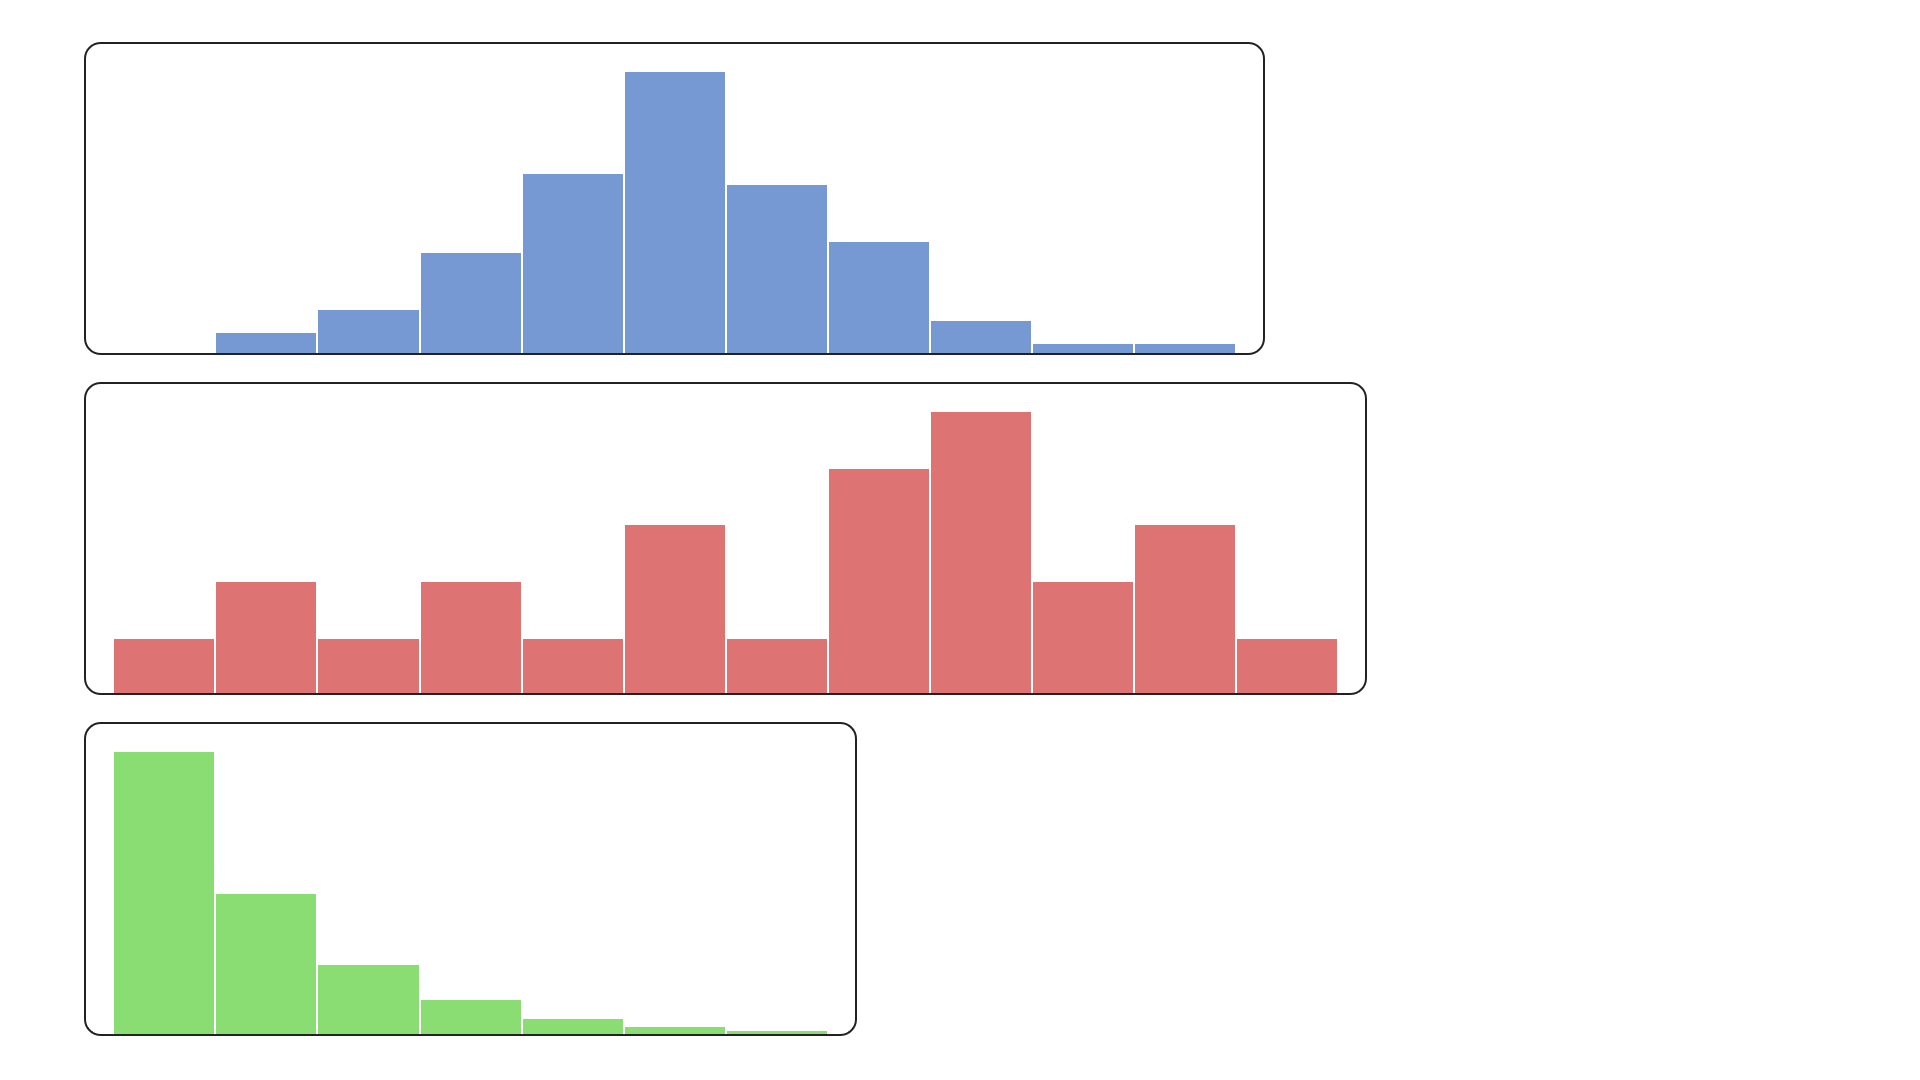

Reproduce this figure in Python.
from typing import List

from pptx_shapes import Presentation
from pptx_shapes.shapes import Group, Rectangle
from pptx_shapes.style import FillStyle, StrokeStyle


def plot_histogram(histogram: dict, x0: float, y0: float, bar_width: float, height: float) -> List[Rectangle]:
    width = bar_width * len(histogram["values"]) + 1
    max_value = max(histogram["values"])
    rectangles = []

    for i, value in enumerate(histogram["values"]):
        bar_height = value / max_value * height

        rectangles.append(Rectangle(
            x=x0 + i * bar_width, y=y0 + height - bar_height,
            width=bar_width, height=bar_height,
            fill=FillStyle(color=histogram["fill"]),
            stroke=StrokeStyle(color=histogram["stroke"])
        ))

    rectangles.append(Rectangle(x=x0 - 0.5, y=y0 - 0.5, width=width, height=height + 0.5, stroke=StrokeStyle(color="#222"), radius=0.1))
    return rectangles


def main() -> None:
    histograms = [
        {"values": [0, 2, 4, 9, 16, 25, 15, 10, 3, 1, 1], "fill": "#7699d4", "stroke": "#fff"},
        {"values": [1, 2, 1, 2, 1, 3, 1, 4, 5, 2, 3, 1], "fill": "#dd7373", "stroke": "#fff"},
        {"values": [200, 100, 50, 25, 12, 6, 3], "fill": "#89dd73", "stroke": "#fff"}
    ]

    x0, y0 = 2, 1.25
    bar_width = 1.8
    height = 5

    with Presentation(presentation_path="empty.pptx") as presentation:
        for histogram in histograms:
            rectangles = plot_histogram(histogram=histogram, x0=x0, y0=y0, bar_width=bar_width, height=height)
            presentation.add(shape=Group(shapes=rectangles))
            y0 += height + 1

        presentation.save("histograms.pptx")


if __name__ == "__main__":
    main()
